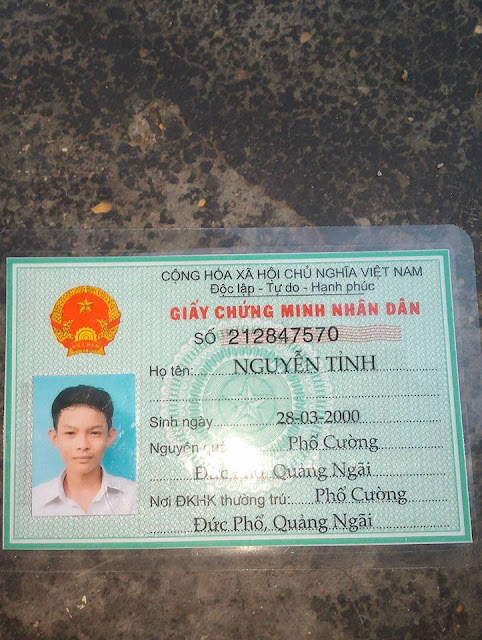
#> input picture cmt/imageCMT/7.jpg, 482 x 640 px
$ python align_cmt.py
#> lines starting #> are read from the running program, lines starting #| are printed output that depends on the picture
#> further down, image is the input picture: shape (640, 482, 3); mean B, G, R 119.7, 126.4, 123.3
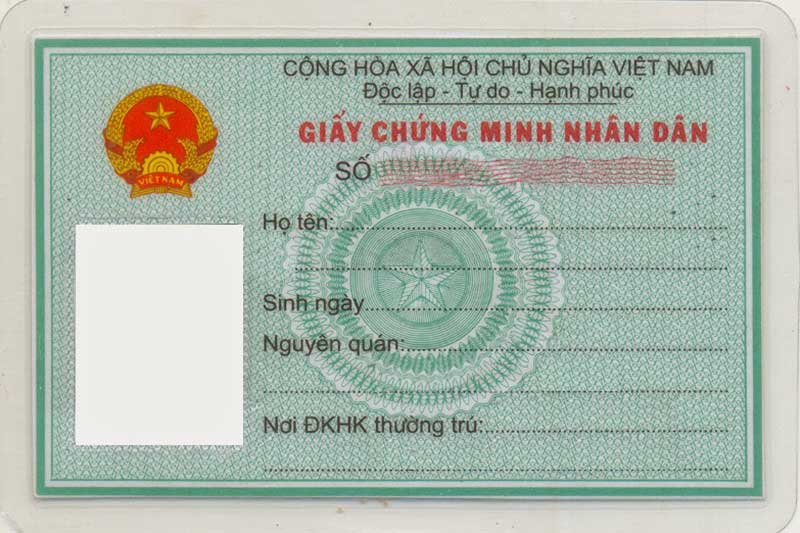
#> input picture cmt/template.jpg, 800 x 533 px
#> further down, template is the input picture: shape (533, 800, 3); mean B, G, R 172.5, 184.6, 171.8
### cmt/align_images.py
import numpy as np
import cv2 as cv
import imutils

def align_images(image, template, max_feature=500, keep_percent=0.2, debug=False):
#> called with max_feature = 500, keep_percent = 0.2, debug = False
    scale = int(template.shape[1]*100/image.shape[1])
#> scale = 165
    w = int(image.shape[1]*scale/100)
#> w = 795
    h = int(image.shape[0]*scale/100)
#> h = 1056
    image = cv.resize(image, (w,h), interpolation=cv.INTER_AREA)
#> image: shape (1056, 795, 3)
    img_gray = cv.cvtColor(image, cv.COLOR_BGR2GRAY)
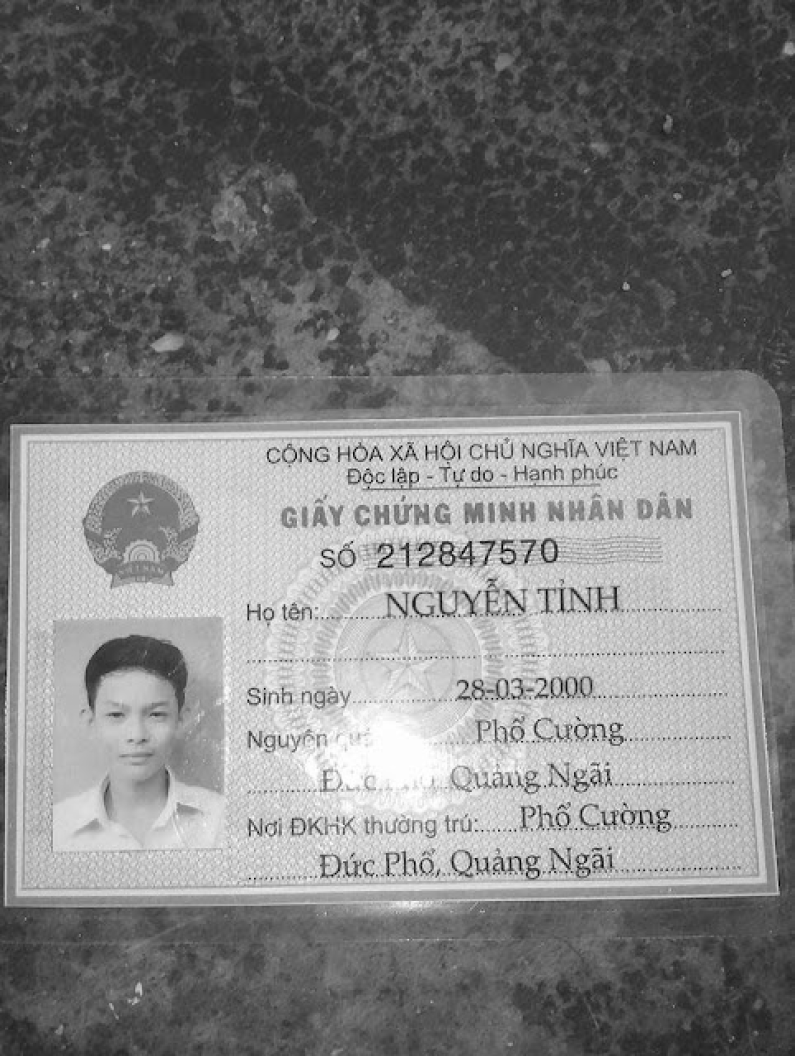
#> img_gray: shape (1056, 795); min 0, max 255, mean 124.7
    template_gray = cv.cvtColor(template, cv.COLOR_BGR2GRAY)
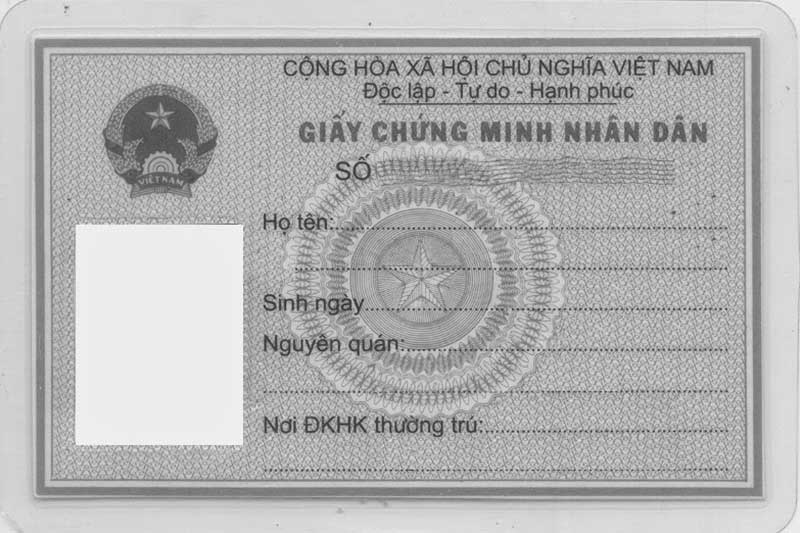
#> template_gray: shape (533, 800); min 31, max 255, mean 179.4

    orb = cv.ORB_create(max_feature)
    (key_point1, descs1) = orb.detectAndCompute(template_gray, None)
#> key_point1 = 500 keypoints; strongest (x, y, size): (346, 175, 31), (550, 94, 31), (346, 174, 37.2), (599, 67, 31)
    (key_point2, descs2) = orb.detectAndCompute(img_gray, None)
#> key_point2 = 500 keypoints; strongest (x, y, size): (504, 546, 37.2), (322, 553, 31), (502, 551, 37.2), (453, 553, 31)

    method = cv.DESCRIPTOR_MATCHER_BRUTEFORCE_HAMMING
    matcher = cv.DescriptorMatcher_create(method)
    matches = matcher.match(descs1, descs2, None)
#> matches = 500 matches

    matches = sorted(matches, key=lambda x:x.distance)

    keep = int(len(matches)*keep_percent)
#> keep = 100
    matches = matches[:keep]
#> matches = 100 matches

    if debug:
        matched_vis = cv.drawMatches(image, key_point1, template, key_point2, matches, None)
        matched_vis = imutils.resize(matched_vis, width=1000)
        cv.imshow("Matched Keypoints", matched_vis)
        cv.waitKey(0)

    point1 = np.zeros((len(matches), 2), dtype="float")
#> point1 = 100 pairs, first value 0 to 0, second value 0 to 0
    point2 = np.zeros((len(matches), 2), dtype="float")
#> point2 = 100 pairs, first value 0 to 0, second value 0 to 0

    for (i,m) in enumerate(matches):
        point1[i] = key_point1[m.queryIdx].pt
        point2[i] = key_point2[m.trainIdx].pt
#> this loop made 100 passes
#> after the loop, point1 = 100 pairs, first value 264 to 703, second value 61.2 to 431.3; point2 = 100 pairs, first value 247.2 to 666.7, second value 443 to 874.8

    (H, mask) = cv.findHomography(point2, point1, method=cv.RANSAC)
#> H = [[0.336, -0.162, 163.4], [-0.33, 0.279, 42.57], [-0.000566, -0.000504, 1]]; mask = 100 values, max 1 at index 0, min 0 at index 6, mean 0.12

    (h, w) = template.shape[:2]
#> h = 533; w = 800
    aligned = cv.warpPerspective(image, H, (w, h))
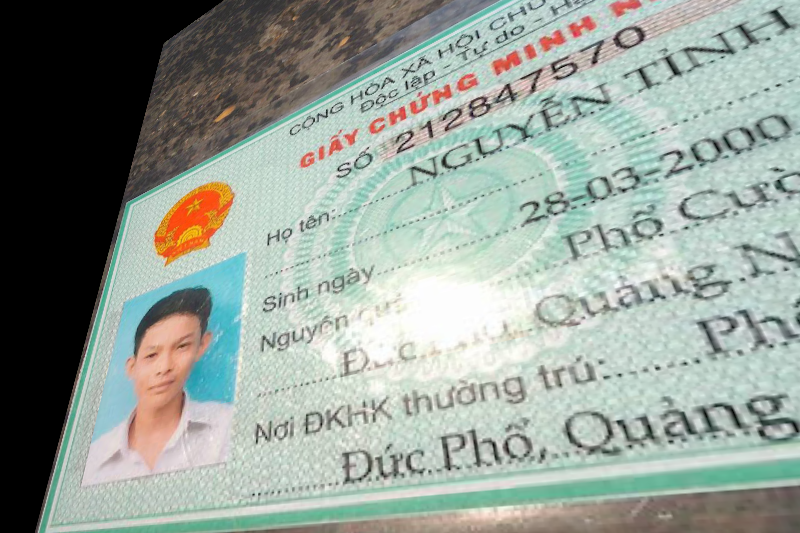
#> aligned: shape (533, 800, 3); mean of channels 0, 1, 2 150.3, 158.3, 148.3; drawn as B, G, R

    return aligned

### cmt/align_cmt.py
from align_images import align_images
from text_skew import text_skew
import cv2 as cv
from matplotlib import pyplot as plt

print("[INFO] loading images...")
image = cv.imread('imageCMT/7.jpg')
template = cv.imread('template.jpg')

print("[INFO] Aligning images...")
aligned = align_images(image, template, debug=False)
# aligned = text_skew(image)

plt.figure(figsize=[20,10])
plt.subplot(121), plt.imshow(cv.cvtColor(image, cv.COLOR_BGR2RGB)), plt.axis('off'), plt.title('Original')
plt.subplot(122), plt.imshow(cv.cvtColor(aligned, cv.COLOR_BGR2RGB)), plt.axis('off'), plt.title('Aligned')
plt.show()
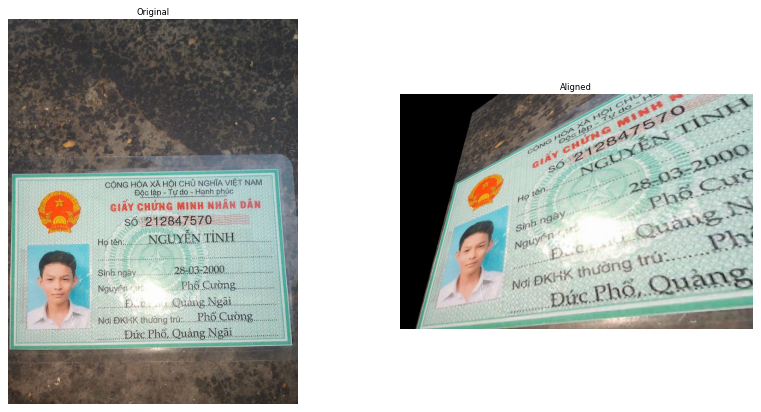
#> figure drawn by matplotlib, 2 panels
